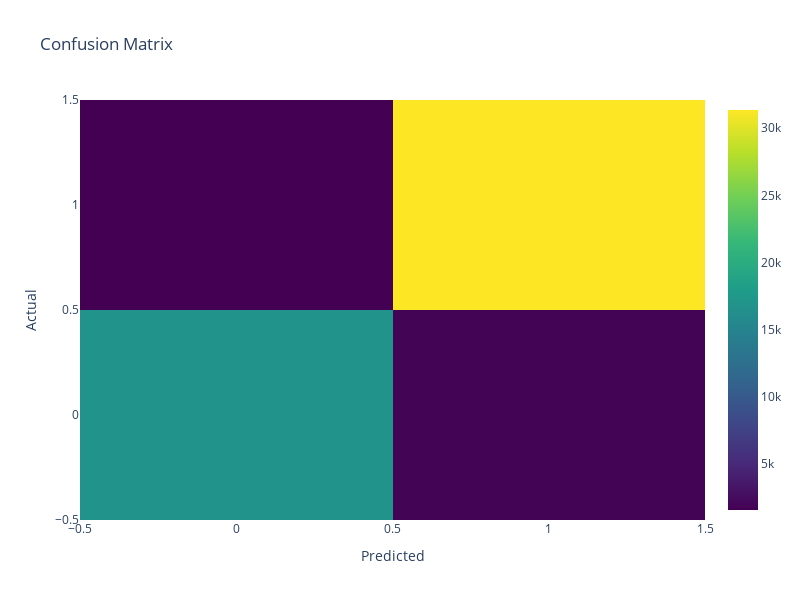

Notebook source saved alongside this figure:
### Code cell
#plotting the confusion matrix
cm = confusion_matrix(y_test, y_predictions)
fig = go.Figure(go.Heatmap(z=cm, x=model.classes_, y=model.classes_, colorscale='Viridis'))
fig.update_layout(title='Confusion Matrix',
                  xaxis_title='Predicted',
                  yaxis_title='Actual',
                  width=800,
                  height=600)
fig.show()

### Figure 1 — Plotly figure (JSON) as saved in the notebook; plotly's stock layout.template omitted (floating-point values rounded to 4 significant figures)
{"data": [{"colorscale": [[0, "#440154"], [0.1111, "#482878"], [0.2222, "#3e4989"], [0.3333, "#31688e"], [0.4444, "#26828e"], [0.5556, "#1f9e89"], [0.6667, "#35b779"], [0.7778, "#6ece58"], [0.8889, "#b5de2b"], [1, "#fde725"]], "type": "heatmap", "x": [0, 1], "y": [0, 1], "z": [[16802, 1798], [1580, 31355]]}], "layout": {"height": 600, "title": {"text": "Confusion Matrix"}, "width": 800, "xaxis": {"title": {"text": "Predicted"}}, "yaxis": {"title": {"text": "Actual"}}}}
